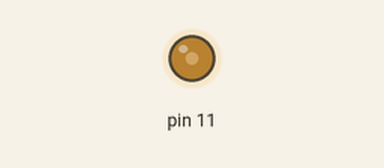
Bench run of a sketch on a simulated Arduino Uno, built with avr-gcc and run on an emulated ATmega328P. Parts: output pins drawn as LEDs (lit = HIGH). What the sketch prints to the serial monitor is not drawn.

Above: at 0.1 s.
Timing chart, 0 to 1.6 s (numbered marks = the images above):
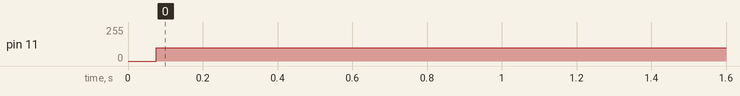

The sketch:

motorClass.ino
```cpp
#include <Motor.h>
#include <Node.h>
#include <Pattern.h>
#include <QueueArray.h>

Motor vibmotor(11);
Node node;
Pattern pattern;

int amplitude[3] = {100,0,250};
int duration[3] = {500,3000,1000};

void setup()
{
 Serial.begin(9600);
}

void loop()
{
  QueueArray <Node> p;
  p = pattern.setPattern(amplitude,duration);
  vibmotor.motorSetPattern(p);
  vibmotor.runMotor();
}
```

Motor.h
```cpp
#ifndef Motor_h
#define Motor_h

#include "Arduino.h"
#include "QueueArray.h"
#include "Node.h"
#include "Pattern.h"

class Motor
{
 public:
    Motor(int pin);
   ~Motor();
    void runMotor();
    int _pin;
    bool isMotorActive;
    void motorSetPattern(QueueArray <Node> p);
	QueueArray <Node> currentPattern;
	unsigned long patternStartTime;

};

#endif
```

Node.h
```cpp
#ifndef Node_h
#define Node_h

#include "Arduino.h"

class Node
{
 public:
   Node();
  ~Node();
   int amplitude;
   int duration;
   void setPatternNode(int amplitude,int duration);
   int _amplitude;
   int _duration;

};

#endif
```

Pattern.h
```cpp
#ifndef Pattern_h
#define Pattern_h

#include "Arduino.h"
#include "Node.h"
#include "QueueArray.h"
#include "Motor.h"

class Pattern
{
	public:
		Pattern();
		~Pattern();
		QueueArray <Node> setPattern(int amplitude[3],int duration[3]);
		//int patternLenght;
		//int _patternLenght;
		// void setPatternLenght(int patternLength);

};

#endif
```

Measured:
- by itself, pin 11: 0/255 → 100/255 at 0.08 s
